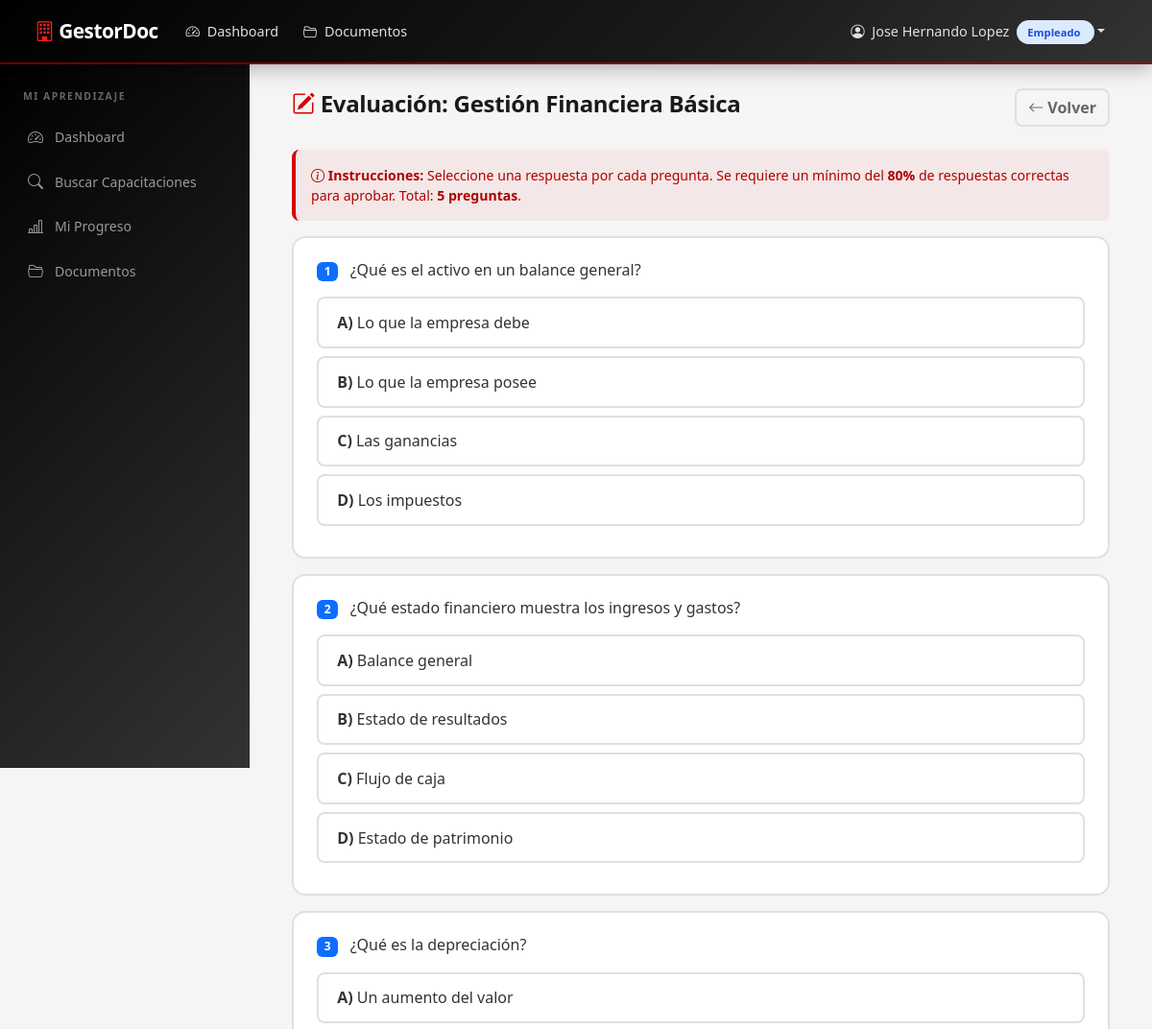
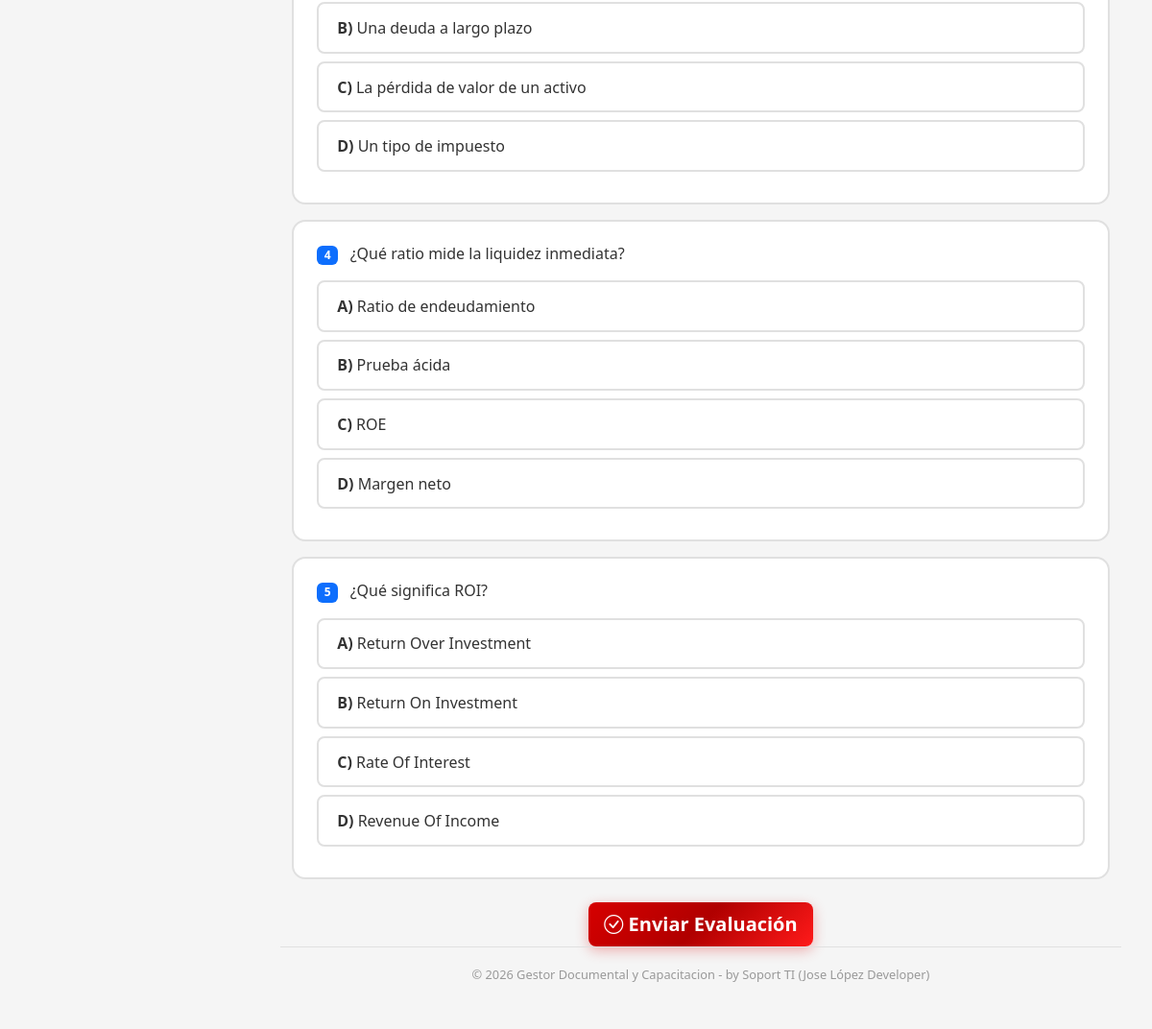
Screenshot of /capacitacion/3/evaluacion (signed in) with the database file from the repository (2 pictures, top to bottom).
### models.py (models this page shows, shortened)
class User(UserMixin, db.Model):
    __tablename__ = 'user'
    id = db.Column(db.Integer, primary_key=True)
    username = db.Column(db.String(80), unique=True, nullable=False)
    password_hash = db.Column(db.String(256), nullable=False)
    nombres = db.Column(db.String(120), nullable=False, default='')
    apellidos = db.Column(db.String(120), nullable=False, default='')
    role = db.Column(db.String(20), nullable=False, default='Empleado')
    activo = db.Column(db.Boolean, default=True)
    fecha_creacion = db.Column(db.DateTime, default=datetime.utcnow)
    gestor = db.relationship('Gestor', backref='user', uselist=False, lazy=True)
    empleado = db.relationship('Empleado', backref='user', uselist=False, lazy=True)
    @property
    def nombre_completo(self):
        return f'{self.nombres} {self.apellidos}'.strip()

class Capacitacion(db.Model):
    __tablename__ = 'capacitacion'
    id = db.Column(db.Integer, primary_key=True)
    titulo = db.Column(db.String(200), nullable=False)
    descripcion = db.Column(db.Text, default='')
    area_id = db.Column(db.Integer, db.ForeignKey('area.id'), nullable=False)
    gestor_id = db.Column(db.Integer, db.ForeignKey('gestor.id'), nullable=False)
    material_link = db.Column(db.String(500), default='')  # Video/PDF link (legacy)
    porcentaje_aprobacion = db.Column(db.Integer, default=80)  # % mínimo para aprobar
    activa = db.Column(db.Boolean, default=True)
    fecha_creacion = db.Column(db.DateTime, default=datetime.utcnow)
    preguntas = db.relationship('Pregunta', backref='capacitacion', lazy=True,
                                cascade='all, delete-orphan')
    progreso = db.relationship('ProgresoCapacitacion', backref='capacitacion', lazy=True)
    materiales = db.relationship('MaterialCapacitacion', backref='capacitacion', lazy=True,
                                 cascade='all, delete-orphan')

class Pregunta(db.Model):
    __tablename__ = 'pregunta'
    id = db.Column(db.Integer, primary_key=True)
    capacitacion_id = db.Column(
        db.Integer, db.ForeignKey('capacitacion.id'), nullable=False
    )
    enunciado = db.Column(db.Text, nullable=False)
    opcion_a = db.Column(db.String(300), nullable=False, default='')
    opcion_b = db.Column(db.String(300), nullable=False, default='')
    opcion_c = db.Column(db.String(300), nullable=False, default='')
    opcion_d = db.Column(db.String(300), nullable=False, default='')
    respuesta_correcta = db.Column(db.String(1), nullable=False, default='A')

### routes/empleado.py (the view)
@empleado_bp.route('/capacitacion/<int:capacitacion_id>/evaluacion',
                   methods=['GET'])
@login_required
def rendir_evaluacion(capacitacion_id):
    if current_user.role != 'Empleado':
        flash('Acceso no autorizado.', 'danger')
        return redirect(url_for('main.dashboard'))
    empleado = get_empleado()
    cap = Capacitacion.query.get_or_404(capacitacion_id)
    preguntas = Pregunta.query.filter_by(capacitacion_id=cap.id).all()
    if not preguntas:
        flash('Esta capacitación aún no tiene preguntas configuradas.',
              'warning')
        return redirect(url_for('empleado.ver_material',
                                capacitacion_id=cap.id))
    progreso = ProgresoCapacitacion.query.filter_by(
        empleado_id=empleado.id,
        capacitacion_id=cap.id
    ).first()
    if progreso and progreso.estado == 'Aprobado':
        flash(f'Ya aprobó esta capacitación con {progreso.calificacion}%.', 'info')
        return redirect(url_for('empleado.listar_capacitaciones'))
    return render_template('empleado/evaluacion.html',
                           capacitacion=cap,
                           preguntas=preguntas,
                           empleado=empleado)

### routes/empleado.py (called while the page is built)
def get_empleado():
    return Empleado.query.filter_by(user_id=current_user.id).first()

### templates/empleado/evaluacion.html (shortened to what this page needs)
{% extends "base.html" %}
{% block content %}
<div class="container-fluid">
    <div class="d-flex justify-content-between align-items-center mb-4">
        <h4>
            <i class="bi bi-pencil-square"></i> Evaluación: {{ capacitacion.titulo }}
        </h4>
        <a href="{{ url_for('empleado.listar_capacitaciones') }}" class="btn btn-outline-secondary">
            <i class="bi bi-arrow-left"></i> Volver
        </a>
    </div>
    <div class="alert alert-info">
        <i class="bi bi-info-circle"></i>
        <strong>Instrucciones:</strong> Seleccione una respuesta por cada pregunta.
        Se requiere un mínimo del <strong>{{ capacitacion.porcentaje_aprobacion }}%</strong> de respuestas correctas para aprobar.
        Total: <strong>{{ preguntas | length }} preguntas</strong>.
    </div>
    <form method="POST"
          action="{{ url_for('empleado.calificar_evaluacion', capacitacion_id=capacitacion.id) }}">
        {% for pregunta in preguntas %}
        <div class="pregunta-card">
            <h6 class="mb-3">
                <span class="badge bg-primary me-2">{{ loop.index }}</span>
                {{ pregunta.enunciado }}
            </h6>
            <label for="p{{ pregunta.id }}_a" class="opcion">
                <strong>A)</strong> {{ pregunta.opcion_a }}
            </label>
            <label for="p{{ pregunta.id }}_b" class="opcion">
                <strong>B)</strong> {{ pregunta.opcion_b }}
            </label>
            <label for="p{{ pregunta.id }}_c" class="opcion">
                <strong>C)</strong> {{ pregunta.opcion_c }}
            </label>
            <label for="p{{ pregunta.id }}_d" class="opcion">
                <strong>D)</strong> {{ pregunta.opcion_d }}
            </label>
        </div>
        {% endfor %}
        <div class="text-center mt-4">
            <button type="submit" class="btn btn-primary btn-lg">
                <i class="bi bi-check-circle"></i> Enviar Evaluación
            </button>
        </div>
    </form>
</div>
{% endblock %}

### templates/base.html (shortened to what this page needs)
<!DOCTYPE html>
<html lang="es">
<head>
    <link href="https://cdn.jsdelivr.net/npm/bootstrap@5.3.3/dist/css/bootstrap.min.css" rel="stylesheet">
    <link href="https://cdn.jsdelivr.net/npm/bootstrap-icons@1.11.3/font/bootstrap-icons.min.css" rel="stylesheet">
    <link href="{{ url_for('static', filename='css/style.css') }}" rel="stylesheet">
</head>
<body>
    {% if current_user.is_authenticated %}
    <nav class="navbar navbar-expand-lg navbar-dark navbar-custom fixed-top">
        <div class="container-fluid">
            <a class="navbar-brand" href="{{ url_for('main.dashboard') }}">
                <i class="bi bi-building"></i> GestorDoc
            </a>
            <div class="collapse navbar-collapse" id="navbarNav">
                <ul class="navbar-nav me-auto">
                    <li class="nav-item">
                        <a class="nav-link" href="{{ url_for('main.dashboard') }}">
                            <i class="bi bi-speedometer2"></i> Dashboard
                        </a>
                    </li>
                    <li class="nav-item">
                        <a class="nav-link" href="{{ url_for('documentos.listar') }}">
                            <i class="bi bi-folder2-open"></i> Documentos
                        </a>
                    </li>
                </ul>
                <ul class="navbar-nav">
                    <li class="nav-item dropdown">
                        <a class="nav-link dropdown-toggle" href="#" role="button"
                           data-bs-toggle="dropdown">
                            <i class="bi bi-person-circle"></i>
                            {{ current_user.nombre_completo }}
                            <span class="badge-role"
                                  style="background:#dbeafe;color:#1d4ed8;margin-left:4px;">
                                {{ current_user.role | role_label }}
                            </span>
                        </a>
                    </li>
                </ul>
            </div>
        </div>
    </nav>
    <div class="sidebar">
        {% if current_user.role == 'Admin' %}
        <div class="sidebar-heading">Administración</div>
        <a href="{{ url_for('main.dashboard') }}" class="nav-link">
            <i class="bi bi-speedometer2"></i> Dashboard
        </a>
        <a href="{{ url_for('admin.listar_empleados') }}" class="nav-link">
            <i class="bi bi-people"></i> Empleados
        </a>
        <a href="{{ url_for('admin.listar_gestores') }}" class="nav-link">
            <i class="bi bi-person-badge"></i> Gestores
        </a>
        <a href="{{ url_for('rrhh.panel') }}" class="nav-link">
            <i class="bi bi-people"></i> Panel RRHH
        </a>
        <a href="{{ url_for('documentos.listar') }}" class="nav-link">
            <i class="bi bi-folder2-open"></i> Documentos
        </a>
        <a href="{{ url_for('documentos.subir') }}" class="nav-link">
            <i class="bi bi-upload"></i> Subir Documento
        </a>
        <a href="{{ url_for('rrhh.reporte') }}" class="nav-link">
            <i class="bi bi-graph-up"></i> Reportes
        </a>
        <a href="{{ url_for('rrhh.listar_reportes_control') }}" class="nav-link">
            <i class="bi bi-file-earmark-text"></i> Reportes FGH-22
        </a>
        {% elif current_user.role == 'Empleado' %}
        <div class="sidebar-heading">Mi Aprendizaje</div>
        <a href="{{ url_for('main.dashboard') }}" class="nav-link">
            <i class="bi bi-speedometer2"></i> Dashboard
        </a>
        <a href="{{ url_for('empleado.listar_capacitaciones') }}" class="nav-link">
            <i class="bi bi-search"></i> Buscar Capacitaciones
        </a>
        <a href="{{ url_for('empleado.mi_progreso') }}" class="nav-link">
            <i class="bi bi-bar-chart-line"></i> Mi Progreso
        </a>
        <a href="{{ url_for('documentos.listar') }}" class="nav-link">
            <i class="bi bi-folder2-open"></i> Documentos
        </a>
        {% endif %}
    </div>
    {% endif %}
    {% if current_user.is_authenticated %}
    <div class="main-content">
    {% endif %}
        {% block content %}{% endblock %}
    {% if current_user.is_authenticated %}
        <div class="footer">
            © 2026 Gestor Documental y Capacitacion - by Soport TI (Jose López Developer)
        </div>
    </div>
    {% endif %}
</body>
</html>

### static/css/style.css (style rules this page uses)
:root { --primary: #D60000; --primary-dark: #B00000; --primary-light: #FF1A1A; --black: #000000; --dark: #1A1A1A; --dark-2: #333333; --gray: #666666; --gray-medium: #999999; --gray-light: #E0E0E0; --white: #FFFFFF; --light: #F5F5F5; --success: #2E7D32; --success-dark: #1B5E20; --warning: #F57F17; --danger: #D60000; --secondary: #333333; --accent: #D60000; --info: #666666; --border: #E0E0E0; --sidebar-bg: #1A1A1A; --sidebar-hover: #333333; --gradient-1: linear-gradient(135deg, #D60000 0%, #B00000 50%, #FF1A1A 100%); --gradient-2: linear-gradient(135deg, #333333 0%, #D60000 100%); --gradient-3: linear-gradient(135deg, #D60000 0%, #F57F17 100%); --gradient-4: linear-gradient(135deg, #2E7D32 0%, #1B5E20 100%); --gradient-dark: linear-gradient(135deg, #000000 0%, #1A1A1A 50%, #333333 100%); --shadow-sm: 0 1px 3px rgba(0, 0, 0, 0.08); --shadow-md: 0 4px 14px rgba(0, 0, 0, 0.12); --shadow-lg: 0 10px 30px rgba(0, 0, 0, 0.18); --shadow-primary: 0 4px 14px rgba(214, 0, 0, 0.3); --radius: 14px; --radius-sm: 8px; }
* { margin: 0; padding: 0; box-sizing: border-box; }
body { font-family: 'Segoe UI', Tahoma, Geneva, Verdana, sans-serif; background-color: #F5F5F5; color: #333333; min-height: 100vh; }
.navbar-custom { background: linear-gradient(135deg, #000000 0%, #1A1A1A 60%, #333333 100%); padding: 0.75rem 1.5rem; box-shadow: 0 4px 20px rgba(0, 0, 0, 0.3); border-bottom: 2px solid rgba(214, 0, 0, 0.5); }
.navbar-custom .navbar-brand { color: #fff; font-weight: 800; font-size: 1.3rem; letter-spacing: -0.5px; }
.navbar-custom .navbar-brand i { color: var(--primary-light); }
.navbar-custom .nav-link { color: #E0E0E0; transition: all 0.25s ease; font-size: 0.9rem; border-radius: var(--radius-sm); padding: 0.4rem 0.8rem !important; }
.navbar-custom .nav-link i { margin-right: 4px; }
.sidebar { width: 260px; background: var(--gradient-dark); border-right: 1px solid rgba(214, 0, 0, 0.15); height: calc(100vh - 60px); position: fixed; top: 60px; left: 0; overflow-y: auto; padding: 1rem 0; z-index: 100; }
.sidebar .nav-link { color: #999999; padding: 0.7rem 1.5rem; display: flex; align-items: center; gap: 10px; font-size: 0.88rem; border-left: 3px solid transparent; transition: all 0.25s ease; }
.sidebar .nav-link i { width: 20px; text-align: center; font-size: 1rem; }
.sidebar-heading { padding: 0.7rem 1.5rem; font-size: 0.65rem; text-transform: uppercase; color: #666666; font-weight: 800; letter-spacing: 1.5px; border-top: 1px solid rgba(214, 0, 0, 0.08); margin-top: 0.3rem; }
.main-content { margin-left: 260px; padding: 2rem; margin-top: 60px; min-height: calc(100vh - 60px); display: flex; flex-direction: column; }
.badge-role { padding: 0.3rem 0.7rem; border-radius: 20px; font-size: 0.7rem; font-weight: 700; }
.btn { border-radius: var(--radius-sm); font-weight: 600; transition: all 0.25s ease; }
.btn-primary { background: var(--gradient-1); border: none; box-shadow: var(--shadow-primary); }
.btn-outline-secondary { border: 2px solid var(--border); color: var(--gray); font-weight: 600; }
.pregunta-card { background: #fff; border: 2px solid var(--border); border-radius: var(--radius); padding: 1.5rem; margin-bottom: 1rem; transition: border-color 0.3s ease; }
.pregunta-card .opcion { display: block; padding: 0.8rem 1.2rem; border: 2px solid var(--border); border-radius: var(--radius-sm); margin-bottom: 0.5rem; cursor: pointer; transition: all 0.25s ease; font-weight: 500; }
.alert { border-radius: var(--radius-sm); font-size: 0.88rem; border: none; font-weight: 500; }
.alert-info { background: rgba(214, 0, 0, 0.06); color: var(--primary-dark); border-left: 4px solid var(--primary); }
.footer { text-align: center; padding: 1.2rem; color: var(--gray-medium); font-size: 0.8rem; border-top: 1px solid var(--border); margin-top: auto; }
h4 { font-weight: 800; color: var(--dark); letter-spacing: -0.3px; }
h4 i { color: var(--primary); }

### rows the page displays
User: nombre_completo "Jose Hernando Lopez", role|role_label "Empleado"
Capacitacion: titulo "Gestión Financiera Básica", porcentaje_aprobacion "80"
Pregunta: enunciado "¿Qué es el activo en un balance general?", opcion_a "Lo que la empresa debe", opcion_b "Lo que la empresa posee", opcion_c "Las ganancias", opcion_d "Los impuestos"
Pregunta: enunciado "¿Qué estado financiero muestra los ingresos y gastos?", opcion_a "Balance general", opcion_b "Estado de resultados", opcion_c "Flujo de caja", opcion_d "Estado de patrimonio"
Pregunta: enunciado "¿Qué es la depreciación?", opcion_a "Un aumento del valor", opcion_b "Una deuda a largo plazo", opcion_c "La pérdida de valor de un activo", opcion_d "Un tipo de impuesto"
Pregunta: enunciado "¿Qué ratio mide la liquidez inmediata?", opcion_a "Ratio de endeudamiento", opcion_b "Prueba ácida", opcion_c "ROE", opcion_d "Margen neto"
Pregunta: enunciado "¿Qué significa ROI?", opcion_a "Return Over Investment", opcion_b "Return On Investment", opcion_c "Rate Of Interest", opcion_d "Revenue Of Income"

### other values shown
{{ preguntas | length }} "5"
